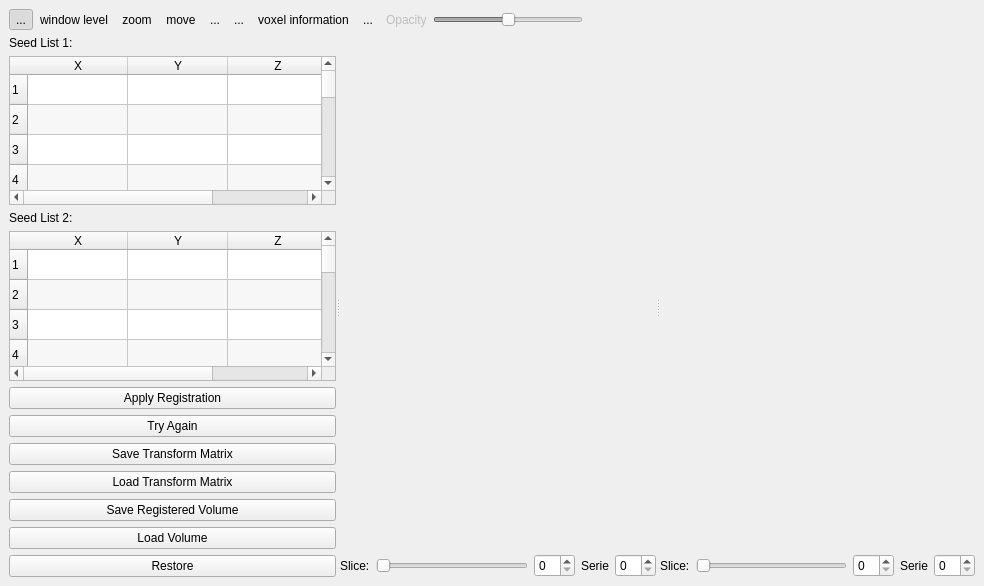
<ui version="4.0" >
 <class>QLandmarkRegistrationExtensionBase</class>
 <widget class="QWidget" name="QLandmarkRegistrationExtensionBase" >
  <property name="geometry" >
   <rect>
    <x>0</x>
    <y>0</y>
    <width>984</width>
    <height>586</height>
   </rect>
  </property>
  <property name="windowTitle" >
   <string>Form</string>
  </property>
  <layout class="QVBoxLayout" >
   <property name="margin" >
    <number>9</number>
   </property>
   <property name="spacing" >
    <number>6</number>
   </property>
   <item>
    <layout class="QVBoxLayout" >
     <property name="margin" >
      <number>0</number>
     </property>
     <property name="spacing" >
      <number>6</number>
     </property>
     <item>
      <layout class="QHBoxLayout" >
       <property name="margin" >
        <number>0</number>
       </property>
       <property name="spacing" >
        <number>6</number>
       </property>
       <item>
        <layout class="QHBoxLayout" >
         <property name="margin" >
          <number>0</number>
         </property>
         <property name="spacing" >
          <number>0</number>
         </property>
         <item>
          <widget class="QToolButton" name="m_slicingToolButton" >
           <property name="text" >
            <string>...</string>
           </property>
           <property name="iconSize" >
            <size>
             <width>32</width>
             <height>32</height>
            </size>
           </property>
           <property name="checkable" >
            <bool>true</bool>
           </property>
           <property name="checked" >
            <bool>true</bool>
           </property>
           <property name="autoRaise" >
            <bool>true</bool>
           </property>
          </widget>
         </item>
         <item>
          <widget class="QToolButton" name="m_windowLevelToolButton" >
           <property name="text" >
            <string>window level</string>
           </property>
           <property name="iconSize" >
            <size>
             <width>32</width>
             <height>32</height>
            </size>
           </property>
           <property name="checkable" >
            <bool>true</bool>
           </property>
           <property name="autoRaise" >
            <bool>true</bool>
           </property>
          </widget>
         </item>
         <item>
          <widget class="QToolButton" name="m_zoomToolButton" >
           <property name="text" >
            <string>zoom</string>
           </property>
           <property name="iconSize" >
            <size>
             <width>32</width>
             <height>32</height>
            </size>
           </property>
           <property name="checkable" >
            <bool>true</bool>
           </property>
           <property name="autoRaise" >
            <bool>true</bool>
           </property>
          </widget>
         </item>
         <item>
          <widget class="QToolButton" name="m_moveToolButton" >
           <property name="text" >
            <string>move</string>
           </property>
           <property name="iconSize" >
            <size>
             <width>32</width>
             <height>32</height>
            </size>
           </property>
           <property name="checkable" >
            <bool>true</bool>
           </property>
           <property name="autoRaise" >
            <bool>true</bool>
           </property>
          </widget>
         </item>
         <item>
          <widget class="QToolButton" name="m_rotateClockWiseToolButton" >
           <property name="text" >
            <string>...</string>
           </property>
           <property name="iconSize" >
            <size>
             <width>32</width>
             <height>32</height>
            </size>
           </property>
           <property name="autoRaise" >
            <bool>true</bool>
           </property>
          </widget>
         </item>
         <item>
          <widget class="QToolButton" name="m_rotateCounterClockWiseToolButton" >
           <property name="text" >
            <string>...</string>
           </property>
           <property name="iconSize" >
            <size>
             <width>32</width>
             <height>32</height>
            </size>
           </property>
           <property name="autoRaise" >
            <bool>true</bool>
           </property>
          </widget>
         </item>
         <item>
          <widget class="QToolButton" name="m_voxelInformationToolButton" >
           <property name="text" >
            <string>voxel information</string>
           </property>
           <property name="iconSize" >
            <size>
             <width>32</width>
             <height>32</height>
            </size>
           </property>
           <property name="checkable" >
            <bool>true</bool>
           </property>
           <property name="autoRaise" >
            <bool>true</bool>
           </property>
          </widget>
         </item>
         <item>
          <widget class="QToolButton" name="m_seedToolButton" >
           <property name="text" >
            <string>...</string>
           </property>
           <property name="iconSize" >
            <size>
             <width>32</width>
             <height>32</height>
            </size>
           </property>
           <property name="checkable" >
            <bool>true</bool>
           </property>
           <property name="autoRaise" >
            <bool>true</bool>
           </property>
          </widget>
         </item>
        </layout>
       </item>
       <item>
        <widget class="QLabel" name="m_opacityLabel" >
         <property name="enabled" >
          <bool>false</bool>
         </property>
         <property name="text" >
          <string>Opacity</string>
         </property>
        </widget>
       </item>
       <item>
        <widget class="QSlider" name="m_opacityOverlaySlider" >
         <property name="enabled" >
          <bool>false</bool>
         </property>
         <property name="maximumSize" >
          <size>
           <width>150</width>
           <height>16777215</height>
          </size>
         </property>
         <property name="maximum" >
          <number>100</number>
         </property>
         <property name="value" >
          <number>50</number>
         </property>
         <property name="orientation" >
          <enum>Qt::Horizontal</enum>
         </property>
        </widget>
       </item>
       <item>
        <spacer>
         <property name="orientation" >
          <enum>Qt::Horizontal</enum>
         </property>
         <property name="sizeHint" >
          <size>
           <width>40</width>
           <height>20</height>
          </size>
         </property>
        </spacer>
       </item>
      </layout>
     </item>
     <item>
      <widget class="QSplitter" name="m_verticalSplitter2" >
       <property name="orientation" >
        <enum>Qt::Horizontal</enum>
       </property>
       <widget class="QWidget" name="layoutWidget" >
        <layout class="QVBoxLayout" >
         <property name="margin" >
          <number>0</number>
         </property>
         <property name="spacing" >
          <number>6</number>
         </property>
         <item>
          <widget class="QLabel" name="m_seedList1Label" >
           <property name="sizePolicy" >
            <sizepolicy>
             <hsizetype>0</hsizetype>
             <vsizetype>5</vsizetype>
             <horstretch>0</horstretch>
             <verstretch>0</verstretch>
            </sizepolicy>
           </property>
           <property name="text" >
            <string>Seed List 1:</string>
           </property>
          </widget>
         </item>
         <item>
          <widget class="QTableWidget" name="m_seedList1TableWidget" >
           <property name="alternatingRowColors" >
            <bool>true</bool>
           </property>
           <property name="rowCount" >
            <number>20</number>
           </property>
           <row/>
           <row/>
           <row/>
           <row/>
           <row/>
           <row/>
           <row/>
           <row/>
           <row/>
           <row/>
           <row/>
           <row/>
           <row/>
           <row/>
           <row/>
           <row/>
           <row/>
           <row/>
           <row/>
           <row/>
           <column>
            <property name="text" >
             <string>X</string>
            </property>
           </column>
           <column>
            <property name="text" >
             <string>Y</string>
            </property>
           </column>
           <column>
            <property name="text" >
             <string>Z</string>
            </property>
           </column>
          </widget>
         </item>
         <item>
          <widget class="QLabel" name="m_seedList2Label" >
           <property name="sizePolicy" >
            <sizepolicy>
             <hsizetype>0</hsizetype>
             <vsizetype>5</vsizetype>
             <horstretch>0</horstretch>
             <verstretch>0</verstretch>
            </sizepolicy>
           </property>
           <property name="text" >
            <string>Seed List 2:</string>
           </property>
          </widget>
         </item>
         <item>
          <widget class="QTableWidget" name="m_seedList2TableWidget" >
           <property name="alternatingRowColors" >
            <bool>true</bool>
           </property>
           <property name="rowCount" >
            <number>20</number>
           </property>
           <row/>
           <row/>
           <row/>
           <row/>
           <row/>
           <row/>
           <row/>
           <row/>
           <row/>
           <row/>
           <row/>
           <row/>
           <row/>
           <row/>
           <row/>
           <row/>
           <row/>
           <row/>
           <row/>
           <row/>
           <column>
            <property name="text" >
             <string>X</string>
            </property>
           </column>
           <column>
            <property name="text" >
             <string>Y</string>
            </property>
           </column>
           <column>
            <property name="text" >
             <string>Z</string>
            </property>
           </column>
          </widget>
         </item>
         <item>
          <widget class="QPushButton" name="m_applyRegistrationPushButton" >
           <property name="text" >
            <string>Apply Registration</string>
           </property>
          </widget>
         </item>
         <item>
          <widget class="QPushButton" name="m_tryAgainPushButton" >
           <property name="text" >
            <string>Try Again</string>
           </property>
          </widget>
         </item>
         <item>
          <widget class="QPushButton" name="m_savePushButton" >
           <property name="text" >
            <string>Save Transform Matrix</string>
           </property>
          </widget>
         </item>
         <item>
          <widget class="QPushButton" name="m_loadPushButton" >
           <property name="text" >
            <string>Load Transform Matrix</string>
           </property>
          </widget>
         </item>
         <item>
          <widget class="QPushButton" name="m_saveRegisteredVolumePushButton" >
           <property name="text" >
            <string>Save Registered Volume</string>
           </property>
          </widget>
         </item>
         <item>
          <widget class="QPushButton" name="m_loadVolumePushButton" >
           <property name="text" >
            <string>Load Volume</string>
           </property>
          </widget>
         </item>
         <item>
          <widget class="QPushButton" name="m_restorePushButton" >
           <property name="text" >
            <string>Restore</string>
           </property>
          </widget>
         </item>
        </layout>
       </widget>
       <widget class="QSplitter" name="m_verticalSplitter" >
        <property name="orientation" >
         <enum>Qt::Horizontal</enum>
        </property>
        <widget class="QWidget" name="layoutWidget" >
         <layout class="QVBoxLayout" >
          <property name="margin" >
           <number>0</number>
          </property>
          <property name="spacing" >
           <number>6</number>
          </property>
          <item>
           <widget class="udg::Q2DViewer" native="1" name="m_2DView" >
            <property name="sizePolicy" >
             <sizepolicy>
              <hsizetype>7</hsizetype>
              <vsizetype>7</vsizetype>
              <horstretch>0</horstretch>
              <verstretch>0</verstretch>
             </sizepolicy>
            </property>
            <property name="maximumSize" >
             <size>
              <width>100000</width>
              <height>100000</height>
             </size>
            </property>
           </widget>
          </item>
          <item>
           <layout class="QHBoxLayout" >
            <property name="margin" >
             <number>0</number>
            </property>
            <property name="spacing" >
             <number>6</number>
            </property>
            <item>
             <widget class="QLabel" name="m_sliceLabel" >
              <property name="text" >
               <string>Slice:</string>
              </property>
             </widget>
            </item>
            <item>
             <widget class="QSlider" name="m_sliceViewSlider" >
              <property name="orientation" >
               <enum>Qt::Horizontal</enum>
              </property>
             </widget>
            </item>
            <item>
             <widget class="QSpinBox" name="m_sliceSpinBox" />
            </item>
            <item>
             <layout class="QHBoxLayout" >
              <property name="margin" >
               <number>0</number>
              </property>
              <property name="spacing" >
               <number>6</number>
              </property>
              <item>
               <widget class="QLabel" name="m_seriesLabel" >
                <property name="text" >
                 <string>Serie</string>
                </property>
               </widget>
              </item>
              <item>
               <widget class="QSpinBox" name="m_seriesSpinBox" />
              </item>
             </layout>
            </item>
           </layout>
          </item>
         </layout>
        </widget>
        <widget class="QWidget" name="layoutWidget_2" >
         <layout class="QVBoxLayout" >
          <property name="margin" >
           <number>0</number>
          </property>
          <property name="spacing" >
           <number>6</number>
          </property>
          <item>
           <widget class="udg::Q2DViewer" native="1" name="m_2DView_2" >
            <property name="sizePolicy" >
             <sizepolicy>
              <hsizetype>7</hsizetype>
              <vsizetype>7</vsizetype>
              <horstretch>0</horstretch>
              <verstretch>0</verstretch>
             </sizepolicy>
            </property>
            <property name="maximumSize" >
             <size>
              <width>100000</width>
              <height>100000</height>
             </size>
            </property>
           </widget>
          </item>
          <item>
           <layout class="QHBoxLayout" >
            <property name="margin" >
             <number>0</number>
            </property>
            <property name="spacing" >
             <number>6</number>
            </property>
            <item>
             <widget class="QLabel" name="m_sliceLabel_2" >
              <property name="text" >
               <string>Slice:</string>
              </property>
             </widget>
            </item>
            <item>
             <widget class="QSlider" name="m_sliceViewSlider_2" >
              <property name="orientation" >
               <enum>Qt::Horizontal</enum>
              </property>
             </widget>
            </item>
            <item>
             <widget class="QSpinBox" name="m_sliceSpinBox_2" />
            </item>
            <item>
             <layout class="QHBoxLayout" >
              <property name="margin" >
               <number>0</number>
              </property>
              <property name="spacing" >
               <number>6</number>
              </property>
              <item>
               <widget class="QLabel" name="m_seriesLabel_2" >
                <property name="text" >
                 <string>Serie</string>
                </property>
               </widget>
              </item>
              <item>
               <widget class="QSpinBox" name="m_seriesSpinBox_2" />
              </item>
             </layout>
            </item>
           </layout>
          </item>
         </layout>
        </widget>
       </widget>
      </widget>
     </item>
    </layout>
   </item>
  </layout>
 </widget>
 <customwidgets>
  <customwidget>
   <class>udg::Q2DViewer</class>
   <extends>QWidget</extends>
   <header>q2dviewer.h</header>
  </customwidget>
 </customwidgets>
 <resources>
  <include location="../../../main/main.qrc" />
 </resources>
 <connections>
  <connection>
   <sender>m_sliceSpinBox</sender>
   <signal>valueChanged(int)</signal>
   <receiver>m_sliceViewSlider</receiver>
   <slot>setValue(int)</slot>
   <hints>
    <hint type="sourcelabel" >
     <x>501</x>
     <y>216</y>
    </hint>
    <hint type="destinationlabel" >
     <x>425</x>
     <y>216</y>
    </hint>
   </hints>
  </connection>
  <connection>
   <sender>m_sliceViewSlider</sender>
   <signal>valueChanged(int)</signal>
   <receiver>m_sliceSpinBox</receiver>
   <slot>setValue(int)</slot>
   <hints>
    <hint type="sourcelabel" >
     <x>425</x>
     <y>216</y>
    </hint>
    <hint type="destinationlabel" >
     <x>501</x>
     <y>216</y>
    </hint>
   </hints>
  </connection>
  <connection>
   <sender>m_sliceViewSlider_2</sender>
   <signal>valueChanged(int)</signal>
   <receiver>m_sliceSpinBox_2</receiver>
   <slot>setValue(int)</slot>
   <hints>
    <hint type="sourcelabel" >
     <x>705</x>
     <y>553</y>
    </hint>
    <hint type="destinationlabel" >
     <x>806</x>
     <y>553</y>
    </hint>
   </hints>
  </connection>
  <connection>
   <sender>m_sliceSpinBox_2</sender>
   <signal>valueChanged(int)</signal>
   <receiver>m_sliceViewSlider_2</receiver>
   <slot>setValue(int)</slot>
   <hints>
    <hint type="sourcelabel" >
     <x>806</x>
     <y>553</y>
    </hint>
    <hint type="destinationlabel" >
     <x>705</x>
     <y>553</y>
    </hint>
   </hints>
  </connection>
 </connections>
</ui>
